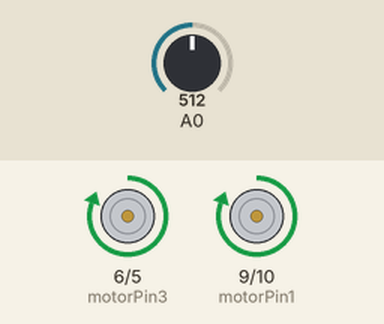
Simulated run of this sketch. Board: Arduino Uno, built with avr-gcc and run on an emulated ATmega328P. On the bench: motor-driver pin pairs drawn as motors (green arrow = first pin HIGH = forward, orange = second pin HIGH = backward, longer = more drive). The inputs (shaded band) are chosen by the test bench; at power-on: A0 = 512. What the sketch prints to the serial monitor is not drawn.

Above: at 1.2 s.
1.3 s: A0 set to 461
2.8 s: A0 set to 433
At 4.0 s:
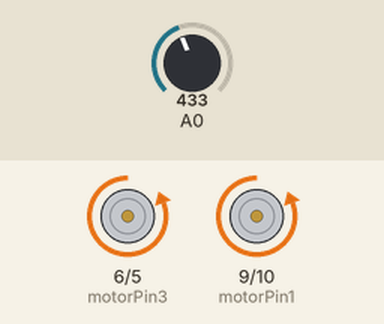
4.3 s: A0 set to 716
At 5.4 s:
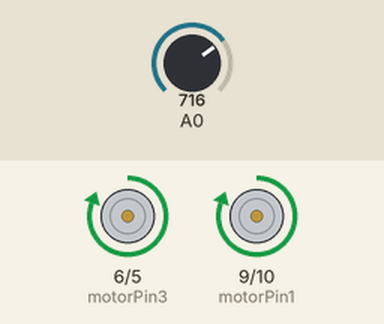
5.8 s: A0 set to 557
7.3 s: A0 set to 537
At 8.1 s:
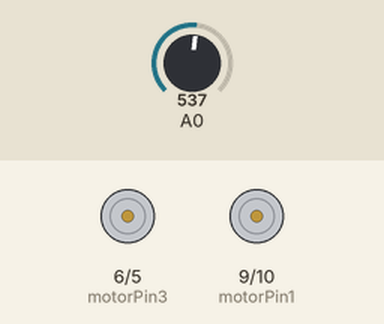
Timing chart, 0 to 45.1 s (numbered marks = the images above; inputs shaded):
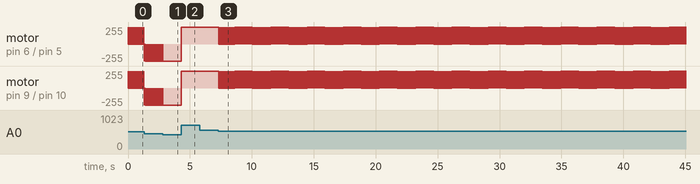

The sketch:

Elbow_motor.ino
```cpp
//L293D
//Motor A
const int motorPin1  = 9;  // Pin 14 of L293
const int motorPin2  = 10;  // Pin 10 of L293
//Motor B
const int motorPin3  = 6; // Pin  7 of L293
const int motorPin4  = 5;  // Pin  2 of L293


int tsh = 20 ;

//This will run only one time.
void setup(){


     Serial.begin(9600);


    //Set pins as outputs
    pinMode(motorPin1, OUTPUT);
    pinMode(motorPin2, OUTPUT);
    pinMode(motorPin3, OUTPUT);
    pinMode(motorPin4, OUTPUT);

    //Motor Control - Motor A: motorPin1,motorpin2 & Motor B: motorpin3,motorpin4

    //This code  will turn Motor A clockwise for 2 sec.

   // delay(5000);
    //This code will turn Motor A counter-clockwise for 2 sec.

   // delay(5000);

        //And this code will stop motors


}


void loop(){

int pot = analogRead(A0);
// 395 minimum
// 1000 maximum

int current_angle ;
int new_angle ;
new_angle = 500;
current_angle = pot ;
Serial.println(pot);
if (new_angle >= current_angle  )
{


    digitalWrite(motorPin1, 0);
    digitalWrite(motorPin2, 1);
    digitalWrite(motorPin3, 0);
    digitalWrite(motorPin4, 1);

     delay(10);


}

if (new_angle <= current_angle)
{

    digitalWrite(motorPin1, 1);
    digitalWrite(motorPin2, 0);
    digitalWrite(motorPin3, 1);
    digitalWrite(motorPin4, 0);

  delay(10);


}

if (new_angle + 50 > current_angle && new_angle - 50 < current_angle)
{
     digitalWrite(motorPin1, 0);
    digitalWrite(motorPin2, 0);
    digitalWrite(motorPin3, 0);
    digitalWrite(motorPin4, 0);

    delay(10);
}
}

/*


if (Serial.available())
{
  int state = Serial.parseInt();
  if (state == 1)
  {
    digitalWrite(motorPin1, 1);
    digitalWrite(motorPin2, 0);
    digitalWrite(motorPin3, 1);
    digitalWrite(motorPin4, 0);
  }

  if (state == 2)
  {
    digitalWrite(motorPin1, 0);
    digitalWrite(motorPin2, 1);
    digitalWrite(motorPin3, 0);
    digitalWrite(motorPin4, 1);
  }

  if (state == 0)
  {
    digitalWrite(motorPin1, 0);
    digitalWrite(motorPin2, 0);
    digitalWrite(motorPin3, 0);
    digitalWrite(motorPin4, 0);
  }

}


}
*/
```

Measured:
- the behaviour switches between 451 and 450 on A0 (found by bisection; images 0 and 1)
- the behaviour switches between 550 and 549 on A0 (found by bisection; images 2 and 3)
- after the input at 2.8 s, motor on pin 6 (motorPin3) / pin 5 (motorPin4), motor on pin 9 (motorPin1) / pin 10 (motorPin2): goes on until 2.8 s, then stays backward 255/255
- after the input at 4.3 s, motor on pin 6 (motorPin3) / pin 5 (motorPin4), motor on pin 9 (motorPin1) / pin 10 (motorPin2): backward 255/255 → forward 255/255 at once
- after the input at 7.3 s, motor on pin 6 (motorPin3) / pin 5 (motorPin4), motor on pin 9 (motorPin1) / pin 10 (motorPin2): alternates forward 255/255 for 0.01 s and stopped for 0.01 s, starting at once
- by itself, motor on pin 6 (motorPin3) / pin 5 (motorPin4), motor on pin 9 (motorPin1) / pin 10 (motorPin2): alternates backward 255/255 for 0.01 s and stopped for 0.01 s
